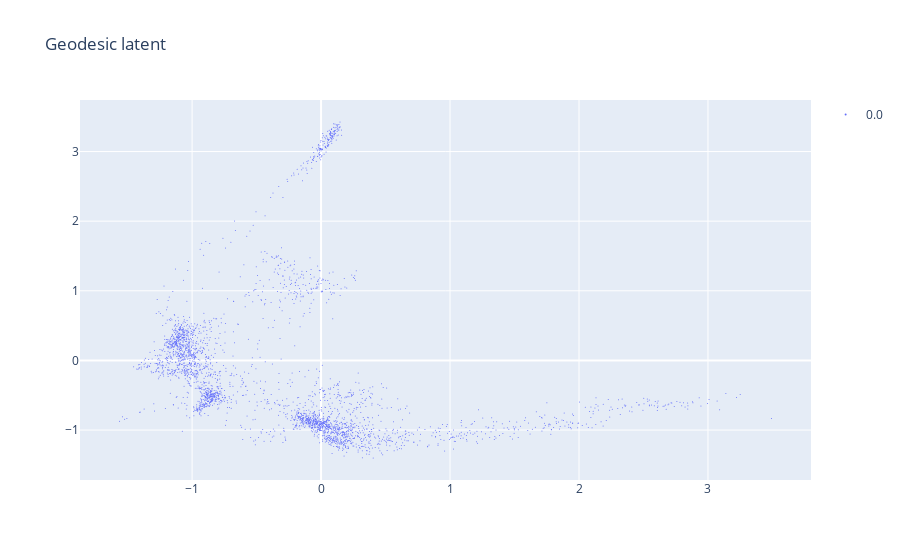

This figure's notebook cell:
### Code cell
scatter(zc, s=1, title='Geodesic latent').show()

### Figure 1 — Plotly figure (JSON) as saved in the notebook; plotly's stock layout.template omitted (floating-point values rounded to 4 significant figures; data arrays with more than 128 entries replaced by an {"elided": "..."} marker saying what was removed)
{"data": [{"marker": {"color": 0, "colorscale": [[0, "#440154"], [0.1111, "#482878"], [0.2222, "#3e4989"], [0.3333, "#31688e"], [0.4444, "#26828e"], [0.5556, "#1f9e89"], [0.6667, "#35b779"], [0.7778, "#6ece58"], [0.8889, "#b5de2b"], [1, "#fde725"]], "opacity": 1, "size": 1}, "mode": "markers", "name": "0.0", "type": "scatter", "x": {"elided": "3000 float values"}, "y": {"elided": "3000 float values"}}], "layout": {"scene": {"xaxis": {"title": {"text": "X"}}, "yaxis": {"title": {"text": "Y"}}}, "showlegend": true, "title": {"text": "Geodesic latent"}}}
